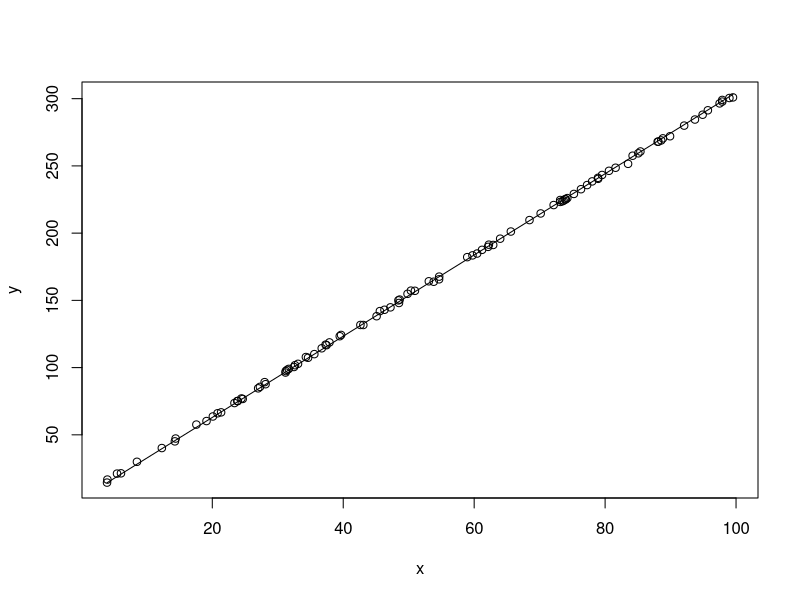

This chart was generated by the following R code:
#Linear model y = a*x + b  ~Food Web Model
linear <- function(real_a,real_b,num){
  yy <- real_a*x+real_b
  return(yy)
}


num<- 100
x <- runif(num,1,100) # ~Real Body Sizes
# ~Real Parameters
real_a <-3
real_b <-4

# ~Real food web
y <- linear(real_a,real_b,num) 
# ~Stochasticity in the system's biology
noise <- rnorm(num,mean=0,sd=1)
y <- y + noise

x_y <- data.frame(x=x,y=y)
# ~Interactions observed by a human
prob <- 0.3
n_sample <- as.integer(prob*num)
obs <- x_y[sample(nrow(x_y), n_sample), ]

#Parameter Estimation (ABC)
numm <- 10000
a <- runif(numm,0,5)
b <- runif(numm,0,5)
Q = rep(NA,numm)


for(i in 1:numm)
{
  Q[i] <-  sum(abs(obs[,2]-a[i]*obs[,1]-b[i])) 
}
datta <- data.frame(a=a,b=b)
p_datta <- datta[Q<100,]

meann = colMeans(p_datta)

# ~Estimated Parameters
obs_a <- meann[1]
obs_b <- meann[2]
plot(x,y)
lines(x,obs_a*x+obs_b,type='l')
